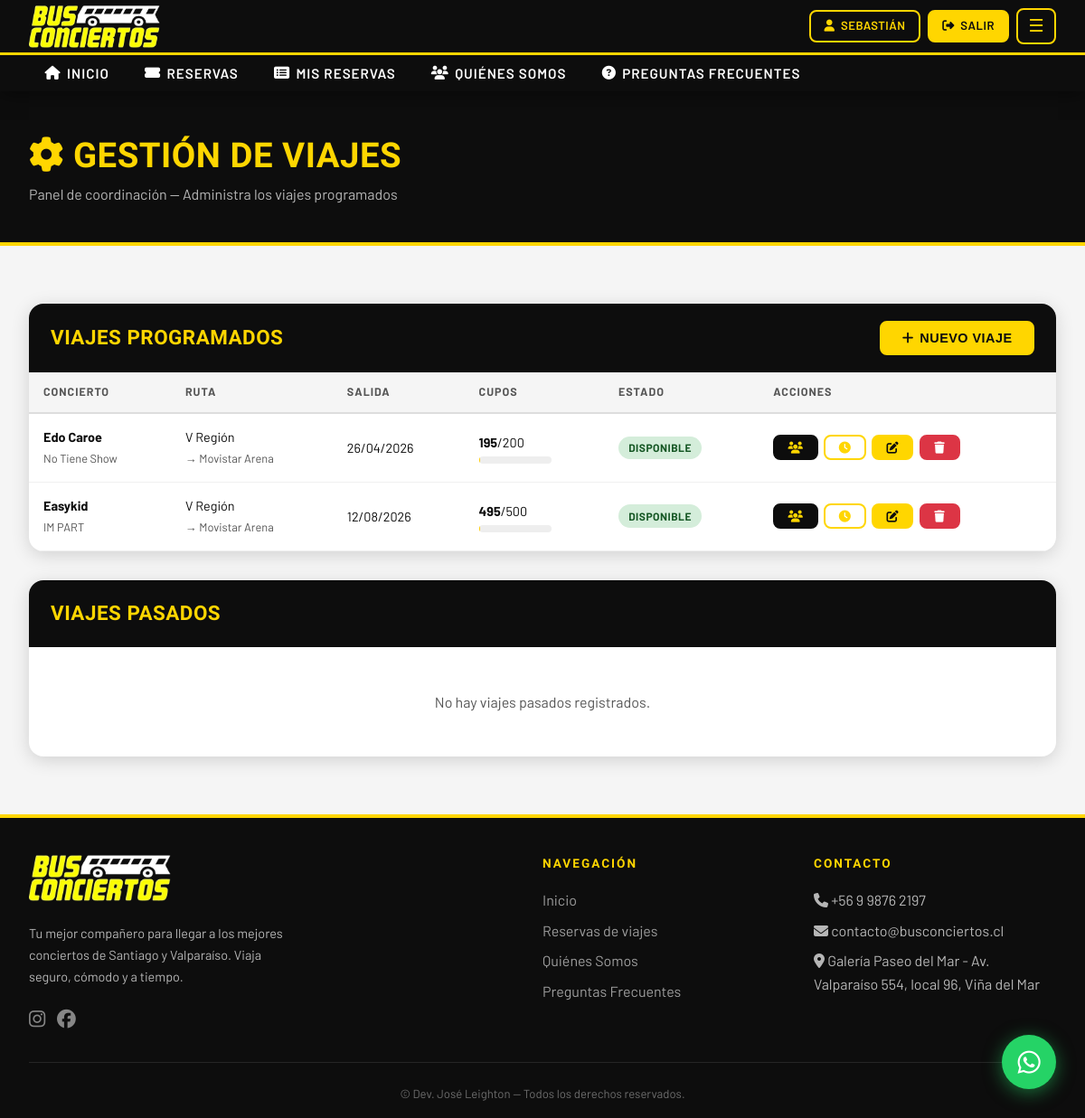
Screenshot of /reservas/gestion/ (signed in) with the database file from the repository.
### reservas/models.py (models this page shows, shortened)
class Viaje(models.Model):
    ESTADO_CHOICES = [
        ('disponible', 'Disponible'),
        ('completo', 'Completo'),
        ('cancelado', 'Cancelado'),
        ('realizado', 'Realizado'),
    ]
    concierto = models.ForeignKey(Concierto, on_delete=models.CASCADE, verbose_name='Concierto')
    coordinador = models.ForeignKey(
        User, on_delete=models.SET_NULL, null=True,
        related_name='viajes_coordinados', verbose_name='Coordinador'
    )
    origen = models.CharField(max_length=200, verbose_name='Punto de Origen')
    destino = models.CharField(max_length=200, verbose_name='Destino')
    fecha_salida = models.DateField(verbose_name='Fecha de Salida')
    cupos_totales = models.PositiveIntegerField(verbose_name='Cupos Totales')
    precio_vuelta = models.DecimalField(max_digits=10, decimal_places=0, default=0, verbose_name='Precio Solo Vuelta (CLP)')
    estado = models.CharField(max_length=20, choices=ESTADO_CHOICES, default='disponible')
    descripcion = models.TextField(blank=True, verbose_name='Descripción adicional')
    creado_en = models.DateTimeField(auto_now_add=True)
    class Meta:
        verbose_name = 'Viaje'
        verbose_name_plural = 'Viajes'
        ordering = ['fecha_salida']
    @property
    def cupos_disponibles(self):
        from django.db.models import Sum
        cupos_usados = self.reserva_set.filter(estado='pagado').aggregate(total=Sum('cantidad'))['total'] or 0
        return self.cupos_totales - cupos_usados
    @property
    def cupos_ocupados(self):
        from django.db.models import Sum
        return self.reserva_set.filter(estado='pagado').aggregate(total=Sum('cantidad'))['total'] or 0

### core/models.py (models this page shows, shortened)
class Concierto(models.Model):
    REGION_CHOICES = [
        ('santiago', 'Santiago'),
        ('valparaiso', 'Región de Valparaíso'),
    ]
    nombre = models.CharField(max_length=200, verbose_name='Nombre del Concierto')
    artista = models.CharField(max_length=200, verbose_name='Artista / Banda')
    fecha = models.DateField(verbose_name='Fecha')
    lugar = models.CharField(max_length=300, verbose_name='Lugar / Recinto')
    region = models.CharField(max_length=20, choices=REGION_CHOICES, verbose_name='Región')
    descripcion = models.TextField(blank=True, verbose_name='Descripción')
    imagen_url = models.URLField(blank=True, verbose_name='URL Imagen')
    activo = models.BooleanField(default=True)
    class Meta:
        verbose_name = 'Concierto'
        verbose_name_plural = 'Conciertos'
        ordering = ['fecha']

### reservas/views.py (the view)
# urls.py: path('gestion/', views.gestion_viajes, name='gestion_viajes'),
@login_required
@user_passes_test(es_coordinador)
def gestion_viajes(request):
    hoy = timezone.now().date()
    Viaje.objects.filter(fecha_salida__lt=hoy).exclude(estado='realizado').update(estado='realizado')
    if es_admin(request.user):
        viajes = Viaje.objects.filter(fecha_salida__gte=hoy).select_related('concierto', 'coordinador')
        viajes_pasados = Viaje.objects.filter(fecha_salida__lt=hoy).select_related('concierto', 'coordinador').order_by('-fecha_salida')
    else:
        viajes = Viaje.objects.filter(coordinador=request.user, fecha_salida__gte=hoy).select_related('concierto')
        viajes_pasados = Viaje.objects.filter(coordinador=request.user, fecha_salida__lt=hoy).select_related('concierto').order_by('-fecha_salida')
    return render(request, 'reservas/gestion_viajes.html', {'viajes': viajes, 'viajes_pasados': viajes_pasados})

### reservas/views.py (called while the page is built)
def es_coordinador(user):
    return user.is_authenticated and (
        user.is_superuser or
        user.groups.filter(name__in=['Administrador', 'Coordinador']).exists()
    )

def es_admin(user):
    return user.is_authenticated and (
        user.is_superuser or
        user.groups.filter(name='Administrador').exists()
    )

### reservas/templates/reservas/gestion_viajes.html (shortened to what this page needs)
{% extends 'base.html' %}
{% block content %}
<div class="page-header">
  <div class="container">
    <h1><i class="fa fa-cog"></i> Gestión de Viajes</h1>
    <p>Panel de coordinación — Administra los viajes programados</p>
  </div>
</div>
<section class="seccion" style="max-width:none;">
  <div class="tabla-wrapper">
    <div class="tabla-header">
      <h2>VIAJES PROGRAMADOS</h2>
      <button type="button" class="btn btn-primary" onclick="abrirModalNuevoViaje()"><i class="fa fa-plus"></i> Nuevo Viaje</button>
    </div>
    {% if viajes %}
    <div style="overflow-x:auto;">
      <table>
        <thead>
          <tr>
            <th>Concierto</th>
            <th>Ruta</th>
            <th>Salida</th>
            <th>Cupos</th>
            <th>Estado</th>
            <th>Acciones</th>
          </tr>
        </thead>
        <tbody>
          {% for viaje in viajes %}
          <tr>
            <td>
              <strong>{{ viaje.concierto.artista }}</strong><br>
              <span style="font-size:0.8rem;color:var(--gris-medio);">{{ viaje.concierto.nombre }}</span>
            </td>
            <td>{{ viaje.origen }}<br><span style="color:var(--gris-medio);font-size:0.8rem;">→ {{ viaje.destino }}</span></td>
            <td>{{ viaje.fecha_salida|date:"d/m/Y" }}</td>
            <td>
              <strong>{{ viaje.cupos_disponibles }}</strong>/{{ viaje.cupos_totales }}
              <div class="cupos-bar" style="margin-top:4px;width:80px;">
              </div>
            </td>
            <td><span class="badge-estado badge-{{ viaje.estado }}">{{ viaje.get_estado_display }}</span></td>
            <td>
              <div class="tabla-acciones">
                <a href="{% url 'pasajeros_viaje' viaje.pk %}" class="btn btn-dark btn-sm" title="Ver pasajeros"><i class="fa fa-users"></i></a>
                <a href="{% url 'horarios_viaje' viaje.pk %}" class="btn btn-outline btn-sm" title="Horarios"><i class="fa fa-clock"></i></a>
                <button type="button" class="btn btn-primary btn-sm" title="Editar"
                  data-url="{% url 'editar_viaje' viaje.pk %}"
                  data-concierto="{{ viaje.concierto.artista|escapejs }} — {{ viaje.concierto.nombre|escapejs }}"
                  data-origen="{{ viaje.origen|escapejs }}"
                  data-destino="{{ viaje.destino|escapejs }}"
                  data-fecha="{{ viaje.fecha_salida|date:'Y-m-d' }}"
                  data-cupos="{{ viaje.cupos_totales }}"
                  data-precio="{{ viaje.precio_vuelta }}"
                  data-estado="{{ viaje.estado }}"
                  onclick="abrirModalEditarViaje(this.dataset)">
                  <i class="fa fa-edit"></i>
                </button>
                <button type="button" class="btn btn-danger btn-sm" title="Eliminar"
                  data-url="{% url 'eliminar_viaje' viaje.pk %}"
                  data-nombre="{{ viaje.concierto.artista|escapejs }} — {{ viaje.concierto.nombre|escapejs }}"
                  onclick="abrirModalEliminarViaje(this.dataset.url, this.dataset.nombre)">
                  <i class="fa fa-trash"></i>
                </button>
              </div>
            </td>
          </tr>
          {% endfor %}
        </tbody>
      </table>
    </div>
    {% else %}
    <div style="text-align:center;padding:3rem;">
      <p style="color:var(--gris-medio);">No hay viajes registrados aún.</p>
      <a href="{% url 'crear_viaje' %}" class="btn btn-primary" style="margin-top:1rem;"><i class="fa fa-plus"></i> Crear primer viaje</a>
    </div>
    {% endif %}
  </div>
  <div class="tabla-wrapper" style="margin-top:2rem;">
    <div class="tabla-header">
      <h2>VIAJES PASADOS</h2>
    </div>
    {% if viajes_pasados %}
    <div style="overflow-x:auto;">
      <table>
        <thead>
          <tr>
            <th>Concierto</th>
            <th>Ruta</th>
            <th>Cupos</th>
            <th>Estado</th>
            <th>Acciones</th>
          </tr>
        </thead>
        <tbody>
          {% for viaje in viajes_pasados %}
          <tr style="opacity:0.75;">
            <td>
              <strong>{{ viaje.concierto.artista }}</strong><br>
              <span style="font-size:0.8rem;color:var(--gris-medio);">{{ viaje.concierto.nombre }}</span>
            </td>
            <td>{{ viaje.origen }}<br><span style="color:var(--gris-medio);font-size:0.8rem;">→ {{ viaje.destino }}</span></td>
            <td>
              <strong>{{ viaje.cupos_disponibles }}</strong>/{{ viaje.cupos_totales }}
              <div class="cupos-bar" style="margin-top:4px;width:80px;">
                <div class="cupos-fill" style="width:{% if viaje.cupos_totales %}{% widthratio viaje.cupos_ocupados viaje.cupos_totales 100 %}{% else %}0{% endif %}%"></div>
              </div>
            </td>
            <td><span class="badge-estado badge-{{ viaje.estado }}">{{ viaje.get_estado_display }}</span></td>
            <td>
              <div class="tabla-acciones">
                <a href="{% url 'pasajeros_viaje' viaje.pk %}" class="btn btn-dark btn-sm" title="Ver pasajeros"><i class="fa fa-users"></i></a>
                <a href="{% url 'horarios_viaje' viaje.pk %}" class="btn btn-outline btn-sm" title="Horarios"><i class="fa fa-clock"></i></a>
                <button type="button" class="btn btn-primary btn-sm" title="Editar"
                  data-url="{% url 'editar_viaje' viaje.pk %}"
                  data-concierto="{{ viaje.concierto.artista|escapejs }} — {{ viaje.concierto.nombre|escapejs }}"
                  data-origen="{{ viaje.origen|escapejs }}"
                  data-destino="{{ viaje.destino|escapejs }}"
                  data-fecha="{{ viaje.fecha_salida|date:'Y-m-d' }}"
                  data-cupos="{{ viaje.cupos_totales }}"
                  data-precio="{{ viaje.precio_vuelta }}"
                  data-estado="{{ viaje.estado }}"
                  onclick="abrirModalEditarViaje(this.dataset)">
                  <i class="fa fa-edit"></i>
                </button>
                <button type="button" class="btn btn-danger btn-sm" title="Eliminar"
                  data-url="{% url 'eliminar_viaje' viaje.pk %}"
                  data-nombre="{{ viaje.concierto.artista|escapejs }} — {{ viaje.concierto.nombre|escapejs }}"
                  onclick="abrirModalEliminarViaje(this.dataset.url, this.dataset.nombre)">
                  <i class="fa fa-trash"></i>
                </button>
              </div>
            </td>
          </tr>
          {% endfor %}
        </tbody>
      </table>
    </div>
    {% else %}
    <div style="text-align:center;padding:3rem;">
      <p style="color:var(--gris-medio);">No hay viajes pasados registrados.</p>
    </div>
    {% endif %}
  </div>
</section>
{% endblock %}

### templates/base.html (shortened to what this page needs)
{% load static %}
<!DOCTYPE html>
<html lang="es">
<head>
  <link rel="stylesheet" href="https://cdnjs.cloudflare.com/ajax/libs/font-awesome/6.5.0/css/all.min.css" />
  <link rel="stylesheet" href="{% static 'css/main.css' %}" />
</head>
<body>
<nav class="navbar-bc">
  <div class="navbar-top">
    <div class="navbar-inner">
      <a href="{% url 'inicio' %}" class="brand">
        <img src="{% static 'img/logo-busconciertos.png' %}" alt="Bus Conciertos" class="brand-logo">
      </a>
      <div class="nav-actions">
        {% if user.is_authenticated %}
          <a href="{% url 'mi_perfil' %}" class="btn btn-outline btn-sm"><i class="fa fa-user"></i> {{ user.first_name|default:user.username }}</a>
          <a href="{% url 'logout' %}" class="btn btn-primary btn-sm"><i class="fa fa-sign-out-alt"></i> Salir</a>
          {% if user.is_superuser or user.groups.all.0.name == 'Administrador' or user.groups.all.0.name == 'Coordinador' %}
          <div class="nav-admin-dropdown">
            <button class="nav-admin-trigger" aria-label="Menú admin">☰</button>
          </div>
          {% endif %}
        {% else %}
          <a href="{% url 'login' %}" class="btn btn-outline btn-sm"><i class="fa fa-sign-in-alt"></i> Ingresar</a>
          <a href="{% url 'registro' %}" class="btn btn-primary btn-sm"><i class="fa fa-user-plus"></i> Registrarse</a>
        {% endif %}
      </div>
    </div>
  </div>
  <div class="nav-collapse">
    <ul class="nav-links">
      <li><a href="{% url 'inicio' %}"><i class="fa fa-home"></i> Inicio</a></li>
      <li><a href="{% url 'lista_viajes' %}"><i class="fa fa-ticket-alt"></i> Reservas</a></li>
      {% if user.is_authenticated %}
      <li><a href="{% url 'mis_reservas' %}"><i class="fa fa-list-alt"></i> Mis Reservas</a></li>
      {% endif %}
      <li><a href="{% url 'quienes_somos' %}"><i class="fa fa-users"></i> Quiénes Somos</a></li>
      <li><a href="{% url 'preguntas_frecuentes' %}"><i class="fa fa-question-circle"></i> Preguntas Frecuentes</a></li>
    </ul>
  </div>
</nav>
<main>
  {% block content %}{% endblock %}
</main>
<footer>
  <div class="footer-grid">
    <div>
      <div class="footer-brand"><img src="{% static 'img/logo-busconciertos.png' %}" alt="Bus Conciertos" style="height:52px;width:auto;"></div>
      <p style="font-size:0.9rem;max-width:300px;line-height:1.7;">
        Tu mejor compañero para llegar a los mejores conciertos de Santiago y Valparaíso. Viaja seguro, cómodo y a tiempo.
      </p>
      <div style="margin-top:1rem;display:flex;gap:0.8rem;">
        <a href="https://www.instagram.com/busconciertos/" target="_blank" rel="noopener" style="color:rgba(255,255,255,0.5);font-size:1.3rem;"><i class="fab fa-instagram"></i></a>
        <a href="https://www.facebook.com/busconciertos" target="_blank" rel="noopener" style="color:rgba(255,255,255,0.5);font-size:1.3rem;"><i class="fab fa-facebook"></i></a>
      </div>
    </div>
    <div>
      <h4>Navegación</h4>
      <ul>
        <li><a href="{% url 'inicio' %}">Inicio</a></li>
        <li><a href="{% url 'lista_viajes' %}">Reservas de viajes</a></li>
        <li><a href="{% url 'quienes_somos' %}">Quiénes Somos</a></li>
        <li><a href="{% url 'preguntas_frecuentes' %}">Preguntas Frecuentes</a></li>
      </ul>
    </div>
    <div>
      <h4>Contacto</h4>
      <ul>
        <li><i class="fa fa-phone"></i> +56 9 9876 2197</li>
        <li><i class="fa fa-envelope"></i> contacto@busconciertos.cl</li>
        <li><i class="fa fa-map-marker-alt"></i> Galería Paseo del Mar - Av. Valparaíso 554, local 96, Viña del Mar</li>
      </ul>
    </div>
  </div>
  <div class="footer-bottom">
    <p>&copy; {{ "now"|date:"Y" }} Dev. José Leighton — Todos los derechos reservados.</p>
  </div>
</footer>
<a href="https://wa.me/56998762197?text=Hola,%20quiero%20información%20sobre%20los%20viajes%20a%20conciertos"
   class="whatsapp-fab" target="_blank" rel="noopener" title="Consultas por WhatsApp">
  <i class="fab fa-whatsapp"></i>
</a>
</body>
</html>

### rows the page displays
Viaje: concierto.artista "Edo Caroe", concierto.nombre "No Tiene Show", origen "V Región", destino "Movistar Arena", fecha_salida "26/04/2026", cupos_disponibles "195", cupos_totales "200", estado "DISPONIBLE"
Viaje: concierto.artista "Easykid", concierto.nombre "IM PART", origen "V Región", destino "Movistar Arena", fecha_salida "12/08/2026", cupos_disponibles "495", cupos_totales "500", estado "DISPONIBLE"

### other values shown
{{ user.first_name|default:user.username }} "SEBASTIÁN"
